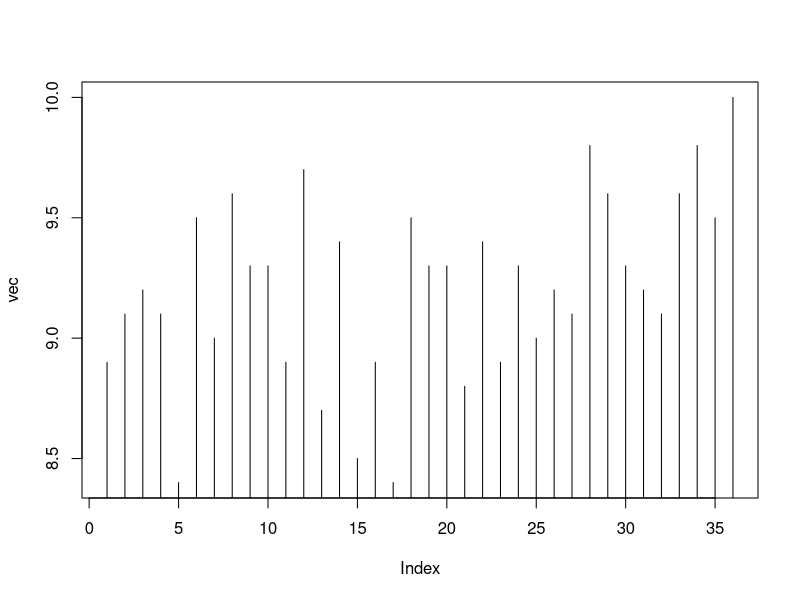
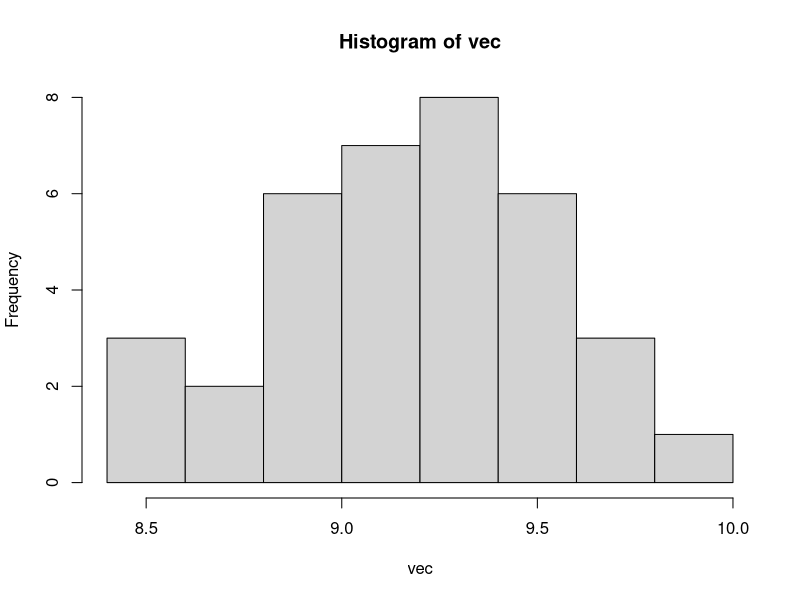
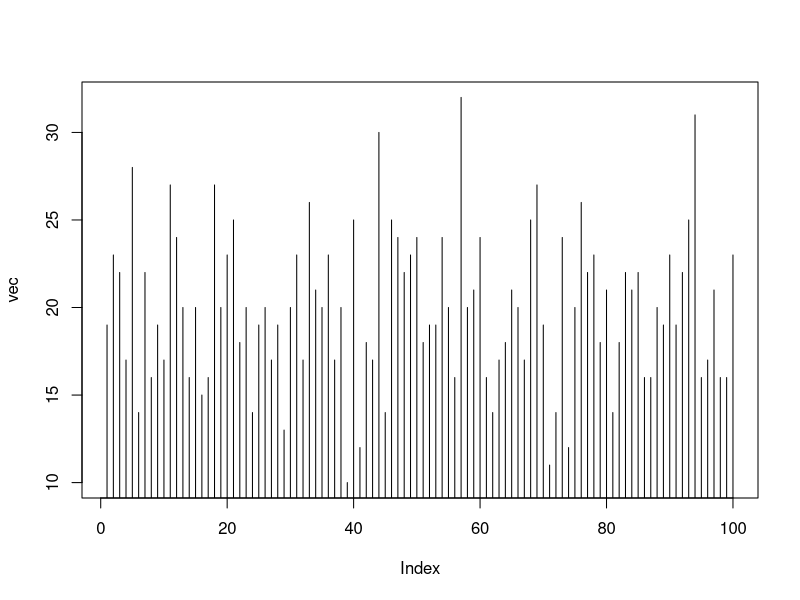
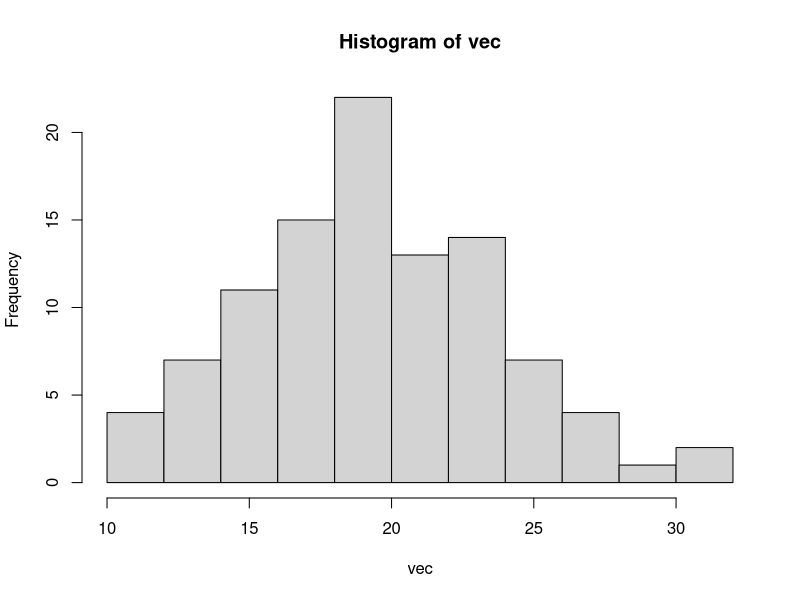
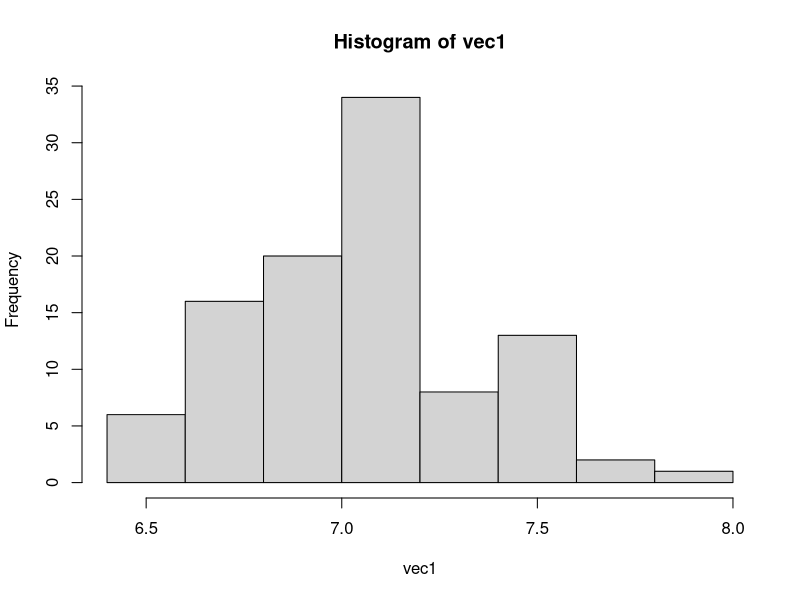
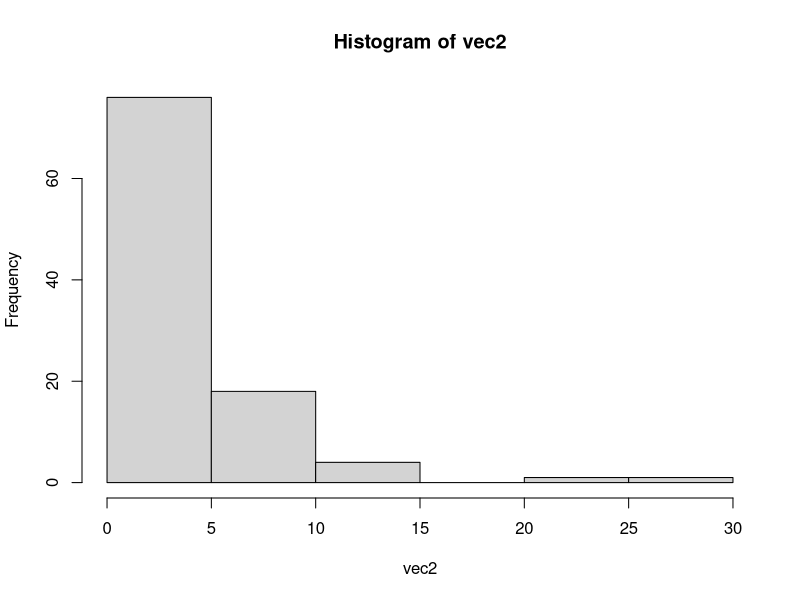
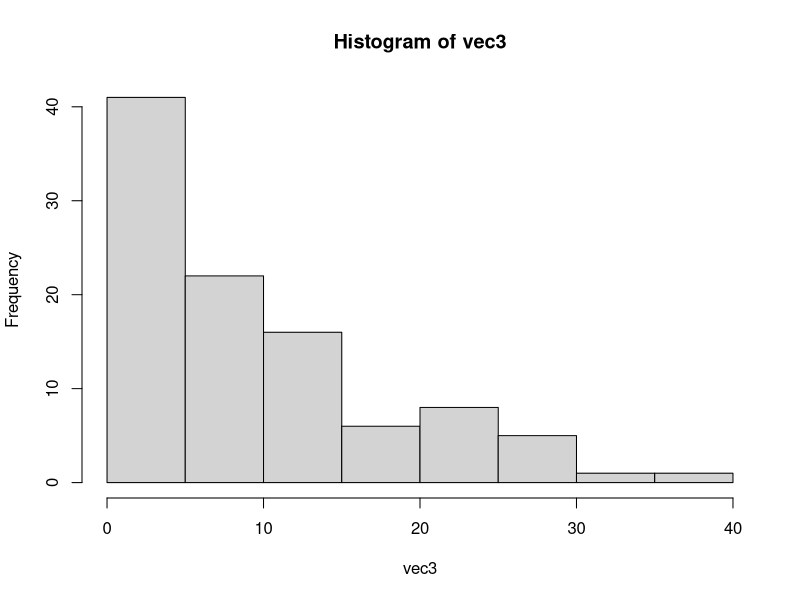

Write R code to recreate these figures, in order.
#1
Promedio <- function(vec){
  return(sum(vec)/length(vec))
}
Promedio(c(2,4,6,8,10))

mean(c(2,4,6,8,10))

#2
Mediana <- function(vec){
  pos=(length(vec)+1)/2
  return(vec[pos])
}
Mediana(c(2,4,6,8,10))
median(c(2,4,6,8,10))

#3
vec <- c(1,3,6,9,13,5,8,10)
cal=matrix(vec,nrow=4, byrow=TRUE)
cal
apply(cal,1,sum)
apply(cal,1,prod)
apply(cal,1,sin)
apply(cal,1,cos)

#4
vec <- c(1,3,6,9,13,5,8,10)
cal=matrix(vec,nrow=4, byrow=TRUE)
cal
apply(cal,2,sum)
apply(cal,2,prod)
apply(cal,2,sin)
apply(cal,2,cos)

#5
vec <- c(1,3,6,9,13,5,8,10)
cal=matrix(vec,nrow=4)
cal
apply(cal,1,sum)
apply(cal,1,prod)
apply(cal,1,sin)
apply(cal,1,cos)

#6
vec <- c(1,3,6,9,13,5,8,10)
cal=matrix(vec,nrow=4)
cal
apply(cal,2,sum)
apply(cal,2,prod)
apply(cal,2,sin)
apply(cal,2,cos)

#7
vec <- c(3,6,9,12,15,18,21)
mean(vec)
library(modeest)
mfv(vec)
median(vec)
var(vec)
sd(vec)
min(vec)
max(vec)
range(vec)
quantile(vec)

#8
vec <- c(8.9, 9.1, 9.2, 9.1, 8.4, 9.5, 9.0, 9.6, 9.3, 9.3, 8.9, 9.7,
         8.7, 9.4, 8.5, 8.9, 8.4, 9.5, 9.3, 9.3, 8.8, 9.4, 8.9, 9.3,
         9.0, 9.2, 9.1, 9.8, 9.6, 9.3, 9.2, 9.1, 9.6, 9.8, 9.5, 10.0)
mean(vec)
library(modeest)
mfv(vec)
var(vec)
sd(vec)
range(vec)

#9
vec <- c(8.9, 9.1, 9.2, 9.1, 8.4, 9.5, 9.0, 9.6, 9.3, 9.3, 8.9, 9.7,
         8.7, 9.4, 8.5, 8.9, 8.4, 9.5, 9.3, 9.3, 8.8, 9.4, 8.9, 9.3,
         9.0, 9.2, 9.1, 9.8, 9.6, 9.3, 9.2, 9.1, 9.6, 9.8, 9.5, 10.0)
plot(vec, type="h")
hist(vec)

#10
vec = rpois(n=100, lambda=20)
vec

min(vec)
max(vec)
median(vec)
mean(vec)
quantile(vec)

plot(vec, type="h")
hist(vec)

summary(vec)

#11
vec1=rnorm(n=100, mean=7, sd=0.3)
vec1

min(vec1)
max(vec1)
median(vec1)
mean(vec1)
quantile(vec1)

hist(vec1)

summary(vec1)

#12
vec2=rnbinom(n=100, size=1, p=0.2)+1
vec2

min(vec2)
max(vec2)
median(vec2)
mean(vec2)
quantile(vec2)

hist(vec2)

summary(vec2)

#13
vec3=rexp(n=100, rate =1/10)
vec3

min(vec3)
max(vec3)
median(vec3)
mean(vec3)
quantile(vec3)

hist(vec3)

summary(vec3)
